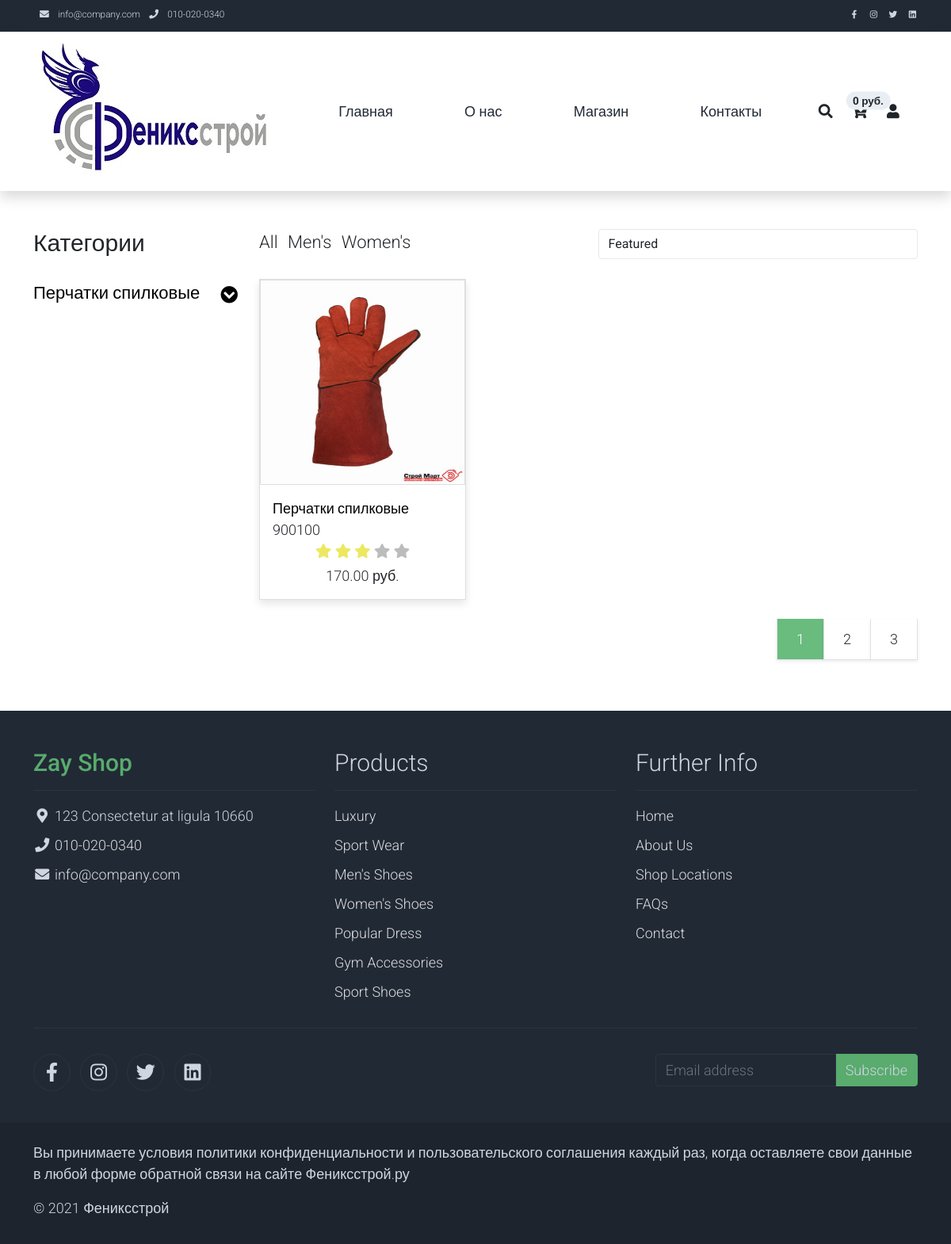
The app's page /products/, older data.
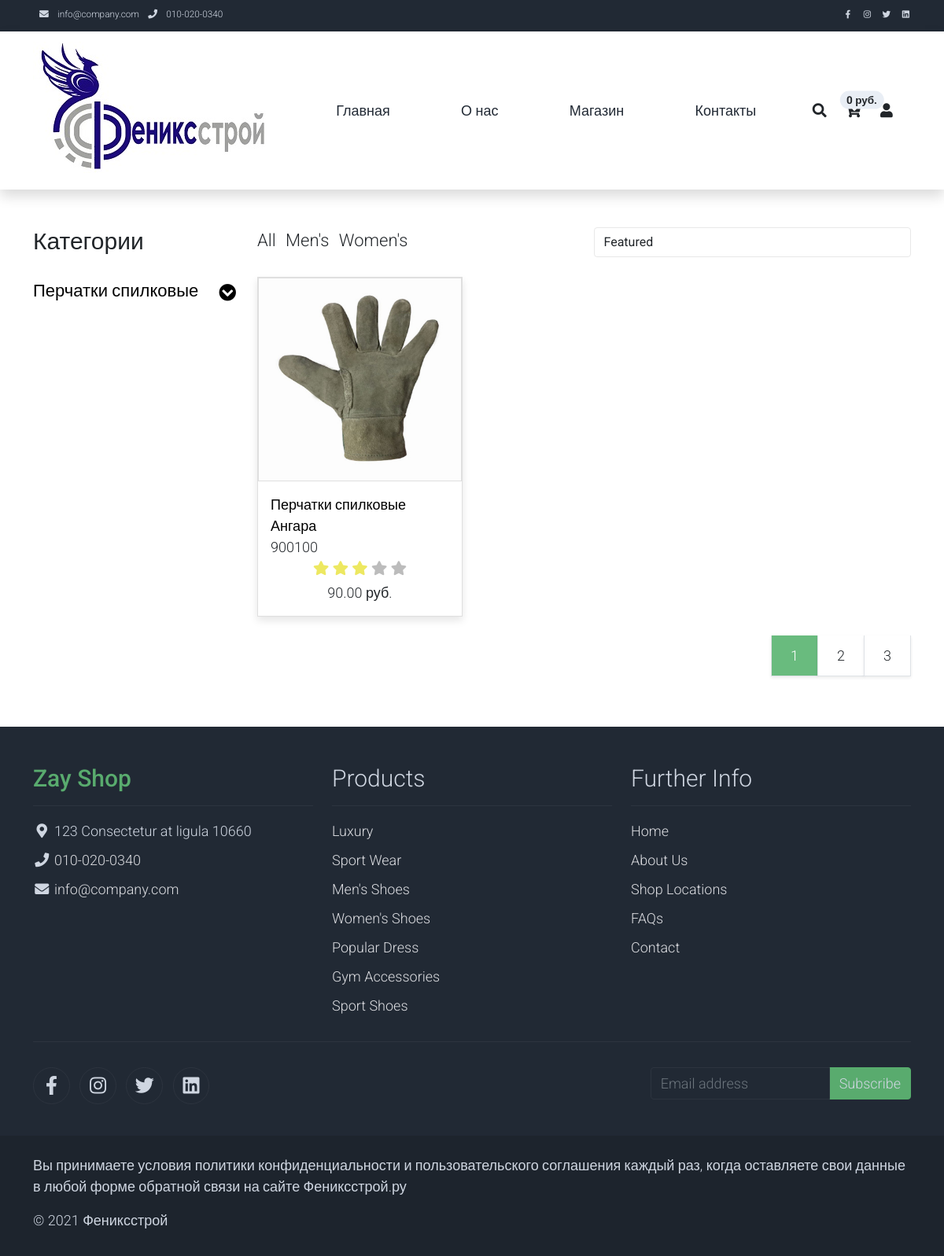
The same page, newer data.
### shop/models.py (models this page shows, shortened)
class Category(models.Model):
    name = models.CharField(max_length=70, verbose_name='Название категории')
    slug = models.SlugField(verbose_name='Псевдоним', unique=True)
    published = models.BooleanField(verbose_name='Опубликовано')
    image = models.ImageField(
        verbose_name='Изображение товара',
        upload_to='categories/',
        null=True,
        blank=True)
    class Meta:
        verbose_name_plural = 'Категории'
        verbose_name = 'Категория'
        ordering = ('name',)
    def get_absolute_url(self):
        return reverse('category_detail', kwargs={'category_slug': self.slug})

class Product(models.Model):
    MIN_RESOLUTION = (400, 400)
    name = models.CharField(max_length=255, verbose_name='Название товара')
    slug = models.SlugField(unique=True, verbose_name='Псевдоним')
    article_number = models.CharField(
        max_length=20, verbose_name='Артикул', null=True, blank=True)
    manufacturer = models.ForeignKey(
        Manufacturer,
        on_delete=models.SET_NULL,
        verbose_name='Производитель',
        null=True,
        blank=True,
        related_name='manufacturer_products')
    desctriptions = models.TextField(
        verbose_name='Описание товара', null=True, blank=True)
    category = models.ForeignKey(
        Category,
        on_delete=models.SET_NULL,
        verbose_name='Категория товара',
        related_name='category_products',
        null=True)
    price = models.DecimalField(
        max_digits=9,
        decimal_places=2,
        verbose_name='Цена товара, руб.',
        null=True,
        blank=True)
    image = models.ImageField(
        verbose_name='Изображение товара',
        upload_to='products/',
        null=True,
        blank=True)
    rating = models.IntegerField(
        'Рейтинг', null=True, blank=True, default=0)
    published = models.BooleanField(verbose_name='Опубликовано')
    class Meta:
        verbose_name_plural = 'Товары'
        verbose_name = 'Товар'
        ordering = ('price', 'name')
        abstract = True

class Gloves(Product):
    features = models.CharField(
        max_length=255, verbose_name='свойства товара', null=True, blank=True)
    material = models.CharField(
        max_length=70, verbose_name='материал основы', null=True, blank=True)
    coating_material = models.CharField(
        max_length=70, verbose_name='материал покрытия', null=True, blank=True)
    type_coating = models.CharField(
        max_length=70, verbose_name='тип покрытия', null=True, blank=True)
    color = models.CharField(
        max_length=150, verbose_name='цвет', null=True, blank=True)
    size = models.CharField(
        max_length=150, verbose_name='размер', null=True, blank=True)
    quantity_pack = models.CharField(
        max_length=10,
        verbose_name='количество в упаковке',
        null=True,
        blank=True)
    minimum_packaging = models.CharField(
        max_length=10,
        verbose_name='минимальная упаковка',
        null=True,
        blank=True)
    pair_weight = models.CharField(
        max_length=10, verbose_name='вес пары', null=True, blank=True)
    def get_absolute_url(self):
        return get_product_url(self, 'product_detail')

### shop/views.py (the view)
# urls.py: path('products/', views.ShopView.as_view(), name='shop'),
class ShopView(View):
    def get(self, request, *args, **kwargs):
        categories = Category.objects.filter(published=True).all()
        products = Gloves.objects.filter(published=True).all()
        return render(
            request, 'shop.html', {
                'categories': categories, 'products': products})

### shop/templates/shop.html (shortened to what this page needs)
{% extends 'base.html' %}
{% load static %}
{% block content %}
  <div class="container py-5">
    <div class="row">
      <div class="col-lg-3">
        <h1 class="h2 pb-4">Категории</h1>
        <ul class="list-unstyled templatemo-accordion">
          {% for category in categories %}
          <li class="pb-3">
            <a class="collapsed d-flex justify-content-between h3 text-decoration-none" href="#">
              {{ category.name }}
              <i class="pull-right fa fa-fw fa-chevron-circle-down mt-1"></i>
            </a>
          </li>
          {% endfor %}
        </ul>
      </div>
      <div class="col-lg-9">
        <div class="row">
          <div class="col-md-6">
            <ul class="list-inline shop-top-menu pb-3 pt-1">
              <li class="list-inline-item">
                <a class="h3 text-dark text-decoration-none mr-3" href="#">All</a>
              </li>
              <li class="list-inline-item">
                <a class="h3 text-dark text-decoration-none mr-3" href="#">Men's</a>
              </li>
              <li class="list-inline-item">
                <a class="h3 text-dark text-decoration-none" href="#">Women's</a>
              </li>
            </ul>
          </div>
          <div class="col-md-6 pb-4">
            <div class="d-flex">
              <select class="form-control">
                <option>Featured</option>
              </select>
            </div>
          </div>
        </div>
        <div class="row">
        {% for product in products %}
          <div class="col-md-4">
            <div class="card mb-4 product-wap rounded-0">
              <div class="card rounded-0">
                <img class="card-img rounded-0 img-fluid" src="{{ product.image.url }}">
              </div>
              <div class="card-body">
                <a href="{{ product.get_absolute_url }}" class="h3 text-decoration-none">{{ product.name }}</a>
                <ul class="w-100 list-unstyled d-flex justify-content-between mb-0">
                  <li>{{ product.article_number }}</li>
                </ul>
                <ul class="list-unstyled d-flex justify-content-center mb-1">
                  <li>
                    <i class="text-warning fa fa-star"></i>
                    <i class="text-warning fa fa-star"></i>
                    <i class="text-warning fa fa-star"></i>
                    <i class="text-muted fa fa-star"></i>
                    <i class="text-muted fa fa-star"></i>
                  </li>
                </ul>
                <p class="text-center mb-0">{{ product.price }} руб.</p>
              </div>
            </div>
          </div>
        {% endfor %}
        </div>
        <div div="row">
          <ul class="pagination pagination-lg justify-content-end">
            <li class="page-item disabled">
              <a class="page-link active rounded-0 mr-3 shadow-sm border-top-0 border-left-0" href="#" tabindex="-1">1</a>
            </li>
            <li class="page-item">
              <a class="page-link rounded-0 mr-3 shadow-sm border-top-0 border-left-0 text-dark" href="#">2</a>
            </li>
            <li class="page-item">
              <a class="page-link rounded-0 shadow-sm border-top-0 border-left-0 text-dark" href="#">3</a>
            </li>
          </ul>
        </div>
      </div>
    </div>
  </div>
{% endblock content %}

### templates/base.html (shortened to what this page needs)
<!DOCTYPE html>
<html lang="ru">
{% load static %}
<head>
  <link href="{% static 'assets/css/bootstrap.min.css' %}" rel="stylesheet">
  <link rel="stylesheet" href="{% static 'assets/css/templatemo.css' %}">
  <link rel="stylesheet" href="{% static 'assets/css/custom.css' %}">
  <link rel="stylesheet" href="{% static 'assets/css/fontawesome.min.css' %}">
</head>
<body>
  {% include 'includes/top_nav.html' %}
  {% include 'includes/nav_header.html' %}
{% block content %}{% endblock content %}
  {% include 'includes/footer.html' %}
</body>
</html>

### templates/includes/top_nav.html
<nav class="navbar navbar-expand-lg bg-dark navbar-light d-none d-lg-block" id="templatemo_nav_top">
    <div class="container text-light">
      <div class="w-100 d-flex justify-content-between">
        <div>
          <i class="fa fa-envelope mx-2"></i>
          <a class="navbar-sm-brand text-light text-decoration-none" href="mailto:info@company.com">info@company.com</a>
          <i class="fa fa-phone mx-2"></i>
          <a class="navbar-sm-brand text-light text-decoration-none" href="tel:010-020-0340">010-020-0340</a>
        </div>
        <div>
          <a class="text-light" href="https://fb.com/templatemo" target="_blank" rel="sponsored"><i class="fab fa-facebook-f fa-sm fa-fw me-2"></i></a>
          <a class="text-light" href="https://www.instagram.com/" target="_blank"><i class="fab fa-instagram fa-sm fa-fw me-2"></i></a>
          <a class="text-light" href="https://twitter.com/" target="_blank"><i class="fab fa-twitter fa-sm fa-fw me-2"></i></a>
          <a class="text-light" href="https://www.linkedin.com/" target="_blank"><i class="fab fa-linkedin fa-sm fa-fw"></i></a>
        </div>
      </div>
    </div>
</nav>

### templates/includes/nav_header.html (shortened to what this page needs)
{% load static %}
<nav class="navbar navbar-expand-lg navbar-light shadow">
    <div class="container d-flex justify-content-between align-items-center">
      <a class="navbar-brand text-success logo h1 align-self-center" href="{% url 'base' %}">
        <img src="{% static 'logo/fenicsstroy2.jpg' %}" alt="">
      </a>
      <div class="align-self-center collapse navbar-collapse flex-fill  d-lg-flex justify-content-lg-between" id="templatemo_main_nav">
        <div class="flex-fill">
          <ul class="nav navbar-nav d-flex justify-content-between mx-lg-auto">
            <li class="nav-item">
              <a class="nav-link" href="{% url 'base' %}">Главная</a>
            </li>
            <li class="nav-item">
              <a class="nav-link" href="{% url 'about:about' %}">О нас</a>
            </li>
            <li class="nav-item">
              <a class="nav-link" href="{% url 'shop' %}">Магазин</a>
            </li>
            <li class="nav-item">
              <a class="nav-link" href="{% url 'about:contact' %}">Контакты</a>
            </li>
          </ul>
        </div>
        <div class="navbar align-self-center d-flex">
          <a class="nav-icon d-none d-lg-inline" href="#" data-bs-toggle="modal" data-bs-target="#templatemo_search">
            <i class="fa fa-fw fa-search text-dark mr-2"></i>
          </a>
          <a class="nav-icon position-relative text-decoration-none" href="{% url 'cart:cart_detail' %}">
            <i class="fa fa-fw fa-cart-arrow-down text-dark mr-1"></i>
            <span class="position-absolute top-0 left-100 translate-middle badge rounded-pill bg-light text-dark">{{ cart.get_total_price }} руб.</span>
          </a>
          <a class="nav-icon position-relative text-decoration-none" href="#">
            <i class="fa fa-fw fa-user text-dark mr-3"></i>
          </a>
        </div>
      </div>
    </div>
</nav>

### templates/includes/footer.html (shortened to what this page needs)
<footer class="bg-dark" id="tempaltemo_footer">
    <div class="container">
      <div class="row">
        <div class="col-md-4 pt-5">
          <h2 class="h2 text-success border-bottom pb-3 border-light logo">Zay Shop</h2>
          <ul class="list-unstyled text-light footer-link-list">
            <li>
              <i class="fas fa-map-marker-alt fa-fw"></i>
              123 Consectetur at ligula 10660
            </li>
            <li>
              <i class="fa fa-phone fa-fw"></i>
              <a class="text-decoration-none" href="tel:010-020-0340">010-020-0340</a>
            </li>
            <li>
              <i class="fa fa-envelope fa-fw"></i>
              <a class="text-decoration-none" href="mailto:info@company.com">info@company.com</a>
            </li>
          </ul>
        </div>
        <div class="col-md-4 pt-5">
          <h2 class="h2 text-light border-bottom pb-3 border-light">Products</h2>
          <ul class="list-unstyled text-light footer-link-list">
            <li><a class="text-decoration-none" href="#">Luxury</a></li>
            <li><a class="text-decoration-none" href="#">Sport Wear</a></li>
            <li><a class="text-decoration-none" href="#">Men's Shoes</a></li>
            <li><a class="text-decoration-none" href="#">Women's Shoes</a></li>
            <li><a class="text-decoration-none" href="#">Popular Dress</a></li>
            <li><a class="text-decoration-none" href="#">Gym Accessories</a></li>
            <li><a class="text-decoration-none" href="#">Sport Shoes</a></li>
          </ul>
        </div>
        <div class="col-md-4 pt-5">
          <h2 class="h2 text-light border-bottom pb-3 border-light">Further Info</h2>
          <ul class="list-unstyled text-light footer-link-list">
            <li><a class="text-decoration-none" href="#">Home</a></li>
            <li><a class="text-decoration-none" href="#">About Us</a></li>
            <li><a class="text-decoration-none" href="#">Shop Locations</a></li>
            <li><a class="text-decoration-none" href="#">FAQs</a></li>
            <li><a class="text-decoration-none" href="#">Contact</a></li>
          </ul>
        </div>
      </div>
      <div class="row text-light mb-4">
        <div class="col-12 mb-3">
          <div class="w-100 my-3 border-top border-light"></div>
        </div>
        <div class="col-auto me-auto">
          <ul class="list-inline text-left footer-icons">
            <li class="list-inline-item border border-light rounded-circle text-center">
              <a class="text-light text-decoration-none" target="_blank" href="http://facebook.com/"><i class="fab fa-facebook-f fa-lg fa-fw"></i></a>
            </li>
            <li class="list-inline-item border border-light rounded-circle text-center">
              <a class="text-light text-decoration-none" target="_blank" href="https://www.instagram.com/"><i class="fab fa-instagram fa-lg fa-fw"></i></a>
            </li>
            <li class="list-inline-item border border-light rounded-circle text-center">
              <a class="text-light text-decoration-none" target="_blank" href="https://twitter.com/"><i class="fab fa-twitter fa-lg fa-fw"></i></a>
            </li>
            <li class="list-inline-item border border-light rounded-circle text-center">
              <a class="text-light text-decoration-none" target="_blank" href="https://www.linkedin.com/"><i class="fab fa-linkedin fa-lg fa-fw"></i></a>
            </li>
          </ul>
        </div>
        <div class="col-auto">
          <div class="input-group mb-2">
            <input type="text" class="form-control bg-dark border-light" id="subscribeEmail" placeholder="Email address">
            <div class="input-group-text btn-success text-light">Subscribe</div>
          </div>
        </div>
      </div>
    </div>
    <div class="w-100 bg-black py-3">
      <div class="container">
        <div class="row pt-2">
          <div class="col-12">
            <p class="text-left text-light">
              Вы принимаете условия политики конфиденциальности и пользовательского соглашения каждый раз, когда оставляете свои данные
                в любой форме обратной связи на сайте Фениксстрой.ру
            </p>
            <p class="text-left text-light">
              &copy; {% now 'Y' %} Фениксстрой
            </p>
          </div>
        </div>
      </div>
    </div>
</footer>

Row changes from the older to the newer data that the page shows:
changed Gloves: image: a different picture; name "Перчатки спилковые" → "Перчатки спилковые Ангара"; price "170.00" → "90.00"
